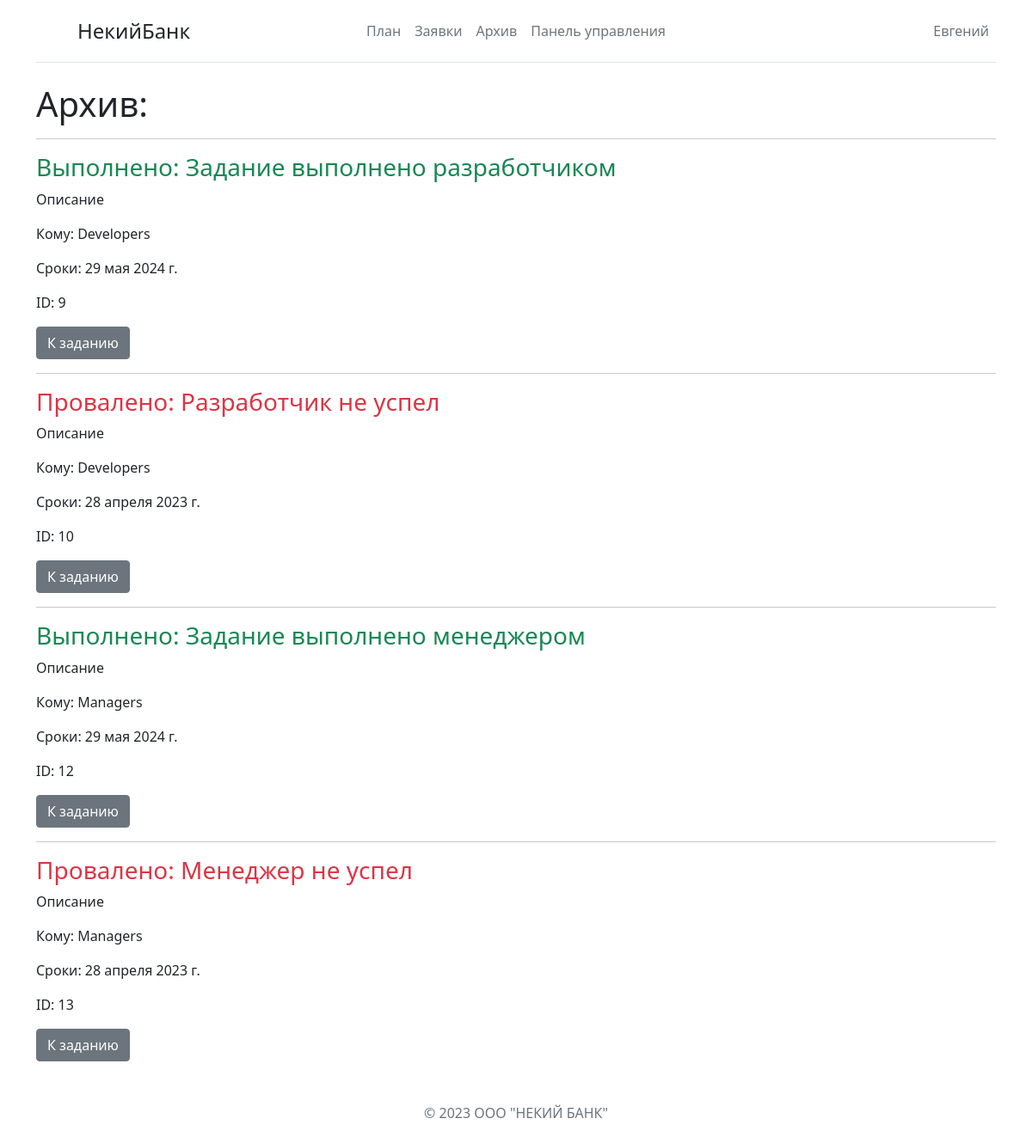
The page /staff/archive (signed in) on the database its author committed.
### main/models.py (models this page shows, shortened)
class Task(models.Model):
    global GROUP_CHOICES
    title = models.CharField('Название', max_length=50, default="Задание ")
    task = models.TextField('Описание')
    group = models.CharField('Отдел', max_length=10, choices=GROUP_CHOICES, default="All")
    forHeads = models.BooleanField('Задание для нач. отделов', default=False)
    dateBool = models.BooleanField('Задание на квартал', default=False)
    id = models.AutoField(primary_key=True)
    status = models.BooleanField('Выполнено', default=False, editable = False)
    userComplited = models.CharField('Кто выполнил', max_length=50,blank=True, editable = False)
    comments = models.TextField('Комментарии', default="", max_length=200,blank=True, editable = False)
    deadlines = models.DateField('Сроки', default=setDate(dateBool),blank=True, editable = False)

### main/views.py (the view)
# urls.py: path('staff/archive', views.archive, name='archive'),
def archive(request):
    if isAuth(request.user) == "Staff":
        tasks = Task.objects.all()
        return render(request, 'main/staff/archive.html', {'tasks': tasks, 'date':date})

### main/defs.py (called while the page is built)
def getDate():
    print((datetime.date(2023, 4, 30)-datetime.date.today()).days)
    return datetime.date.today()

def isAuth(User):
    global groups
    for group in User.groups.all():
        if group.name=="Client":
            return "Client"
        elif group.name in groups:
            return "Staff"

### main/templates/main/staff/archive.html (shortened to what this page needs)
{% extends 'main/staff/base.html' %}
{% block content %}
{% if user.is_staff %}
<h1 class="text-dark">Архив:</h1>
    {% for el in tasks %}
        {% if user.is_superuser %}
            {% if date >= el.deadlines or el.status == True %}
            <div class="mt-2">
                <hr class="featurette-divider">
                {% if el.status == True %}
                <h3 class="text-success">Выполнено: {{ el.title }}</h3>
                {% else %}
                <h3 class="text-danger">Провалено: {{ el.title }}</h3>
                {% endif %}
                <p>{{el.task}}</p>
                <p>Кому: {{el.group}}</p>
                <p>Сроки: {{el.deadlines}}</p>
                <p>ID: {{el.id}}</p>
            </div>
            <form id="nubexForm" method="post">
                <a class="btn btn-secondary" href="{% url 'taskpage' el.id %}">К заданию</a>
            </form>
            {% endif %}
        {% endif %}
    {% endfor %}
{% else %}
<h1>У вас нет доступа к этой странице</h1>
{% endif %}
{% endblock %}

### main/templates/main/staff/base.html (shortened to what this page needs)
<!DOCTYPE html>
<html lang="en">
<head>
    <link rel="stylesheet" href="https://cdn.jsdelivr.net/npm/bootstrap@5.1.0/dist/css/bootstrap.min.css">
</head>
<body>
  <div class="container">
    <header class="d-flex flex-wrap align-items-center justify-content-center justify-content-md-between py-3 mb-4 border-bottom">
      <a href="/" class="d-flex align-items-center col-md-3 mb-2 mb-md-0 text-dark text-decoration-none">
        <svg class="bi me-2" width="40" height="32" role="img" aria-label="Bootstrap"><use xlink:href="#bootstrap"></use></svg>
        <span class="fs-4">НекийБанк</span>
      </a>
      <ul class="nav col-12 col-md-auto mb-2 justify-content-center mb-md-0">
        {% if user.is_authenticated %}
        <li><a href="{% url 'tasks' %}" class="nav-link px-2 link-secondary">План</a></li>
        <li><a href="{% url 'requests' %}" class="nav-link px-2 link-secondary">Заявки</a></li>
          {% if user.is_staff %}
          <li><a href="{% url 'archive' %}" class="nav-link px-2 link-secondary">Архив</a></li>
          <li><a href="{% url 'apanel' %}" class="nav-link px-2 link-secondary">Панель управления</a></li>
          {% endif %}
        {% endif %}
      </ul>
      <div class="col-md-3 text-end">
        <ul class="nav col-12 col-md-auto mb-2 justify-content-end mb-md-0">
          {% if request.user.is_authenticated %}
          <li><a href="{% url 'profile' %}" class="nav-link px-2 link-secondary">{{user.first_name}}</a></li>
          {% else %}
          <li><a href="{% url 'login' %}" class="nav-link px-2 link-secondary">Войти</a></li>
          {% endif %}
        </ul>
      </div>
    </header>
  </div>
      <div class="container">
        {% block content %}{% endblock %}
      </div>
      <p class="mt-5 mb-3 text-muted text-center">© 2023 ООО "НЕКИЙ БАНК"</p>
</body>
</html>

### rows shown on the page
Task: title "Задание выполнено разработчиком", task "Описание", group "Developers", deadlines "29 мая 2024 г.", id "9"
Task: title "Разработчик не успел", task "Описание", group "Developers", deadlines "28 апреля 2023 г.", id "10"
Task: title "Задание выполнено менеджером", task "Описание", group "Managers", deadlines "29 мая 2024 г.", id "12"
Task: title "Менеджер не успел", task "Описание", group "Managers", deadlines "28 апреля 2023 г.", id "13"

### other values the page prints
{{ user.first_name }} "Евгений"
